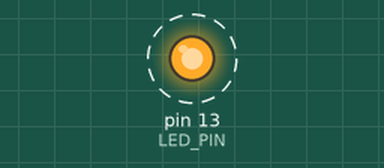
The sketch below on a simulated Arduino Uno, built with avr-gcc and run on an emulated ATmega328P. Shown: output pins drawn as LEDs (lit = HIGH). Dashed ring = blinking.

Above: at 0.2 s.
Timing chart, 0 to 3.0 s (numbered marks = the images above):
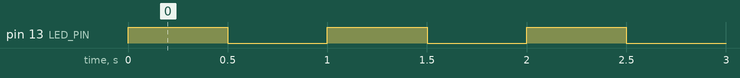

Measured:
- by itself, pin 13 (LED_PIN): alternates HIGH for 0.50 s and LOW for 0.50 s

The sketch:

003_blinky_with_timer1_compa.ino
```cpp
// (licence header left out)
#define LED_PIN     (13)

void setup() {
  pinMode(LED_PIN, OUTPUT); // set LED pin as output
  TCCR1A = 0; // clear register
  TCCR1B = _BV(WGM12); // set Timer1 to CTC mode
  TCCR1B |= _BV(CS12)|_BV(CS10); // set Timer1 prescaler to 1024
  TIMSK1 |= _BV(OCIE1A); // enable Timer1 COMPA interrupt
  OCR1A = 7812; // set value for Fx=1Hz, OCRnx = (16Mhz/(Fx * 2 * 1024) + 1)
  interrupts(); // enable global interrupts
}

void loop() {
  // do nothing
}

ISR(TIMER1_COMPA_vect) {
  digitalWrite(LED_PIN, !digitalRead(LED_PIN)); // Toggle LED pin
}
```
